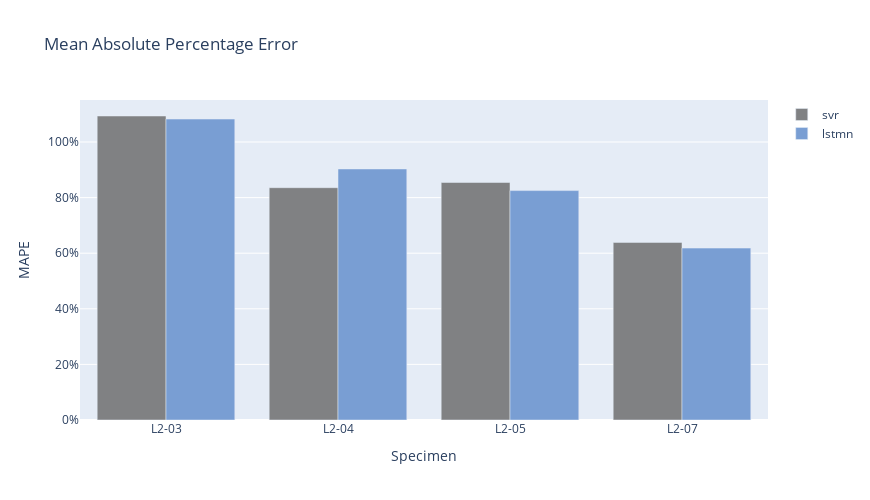

The notebook cell saved with this chart:
### Code cell
from utils.figures import plot_metric
fig = plot_metric(mape,['svr','lstmn'], test_specimens)
layout = {'width':870, 'height':500}
fig.update_layout(layout)
fig.show()

### Figure 1 — Plotly figure (JSON) as saved in the notebook; plotly's stock layout.template omitted (floating-point values rounded to 4 significant figures)
{"data": [{"hovertemplate": "%{y:.2%}", "marker": {"color": "#808183"}, "name": "svr", "type": "bar", "x": ["L2-03", "L2-04", "L2-05", "L2-07"], "y": [1.094, 0.8356, 0.8544, 0.6388]}, {"hovertemplate": "%{y:.2%}", "marker": {"color": "#799ed3"}, "name": "lstmn", "type": "bar", "x": ["L2-03", "L2-04", "L2-05", "L2-07"], "y": [1.082, 0.9031, 0.8252, 0.6184]}], "layout": {"barmode": "group", "height": 500, "title": {"text": "Mean Absolute Percentage Error"}, "uniformtext": {"minsize": 8, "mode": "hide"}, "width": 870, "xaxis": {"title": {"text": "Specimen"}}, "yaxis": {"tickformat": ".0%", "title": {"text": "MAPE"}}}}
